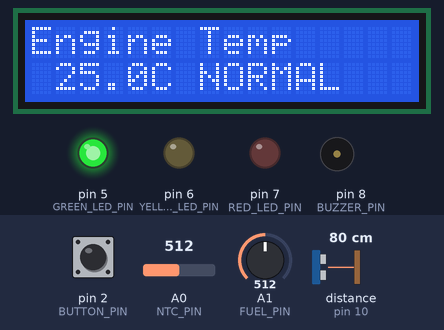
Recording of a sketch running on a simulated Arduino Mega 2560, built with avr-gcc and run on an emulated ATmega2560. Parts: 16×2 character LCD, output pins drawn as LEDs (lit = HIGH), buzzer (waves = sounding). Wiring (from diagram.json): ultrasonic range finder: trigger pin 9; echo pin 10. The inputs (shaded band) are chosen by the test bench; at power-on: A0 (NTC_PIN) = 512, pin 2 (BUTTON_PIN) HIGH, A1 (FUEL_PIN) = 512, distance to the obstacle (sensor on pin 10) 80 cm. The echo pulse lasts 58.3 µs per cm; pins used as bus, display or sensor lines are not drawn; what the sketch prints to the serial monitor is not drawn.

Above: at 2.5 s.
2.6 s: A0 (NTC_PIN) set to 215
At 3.8 s:
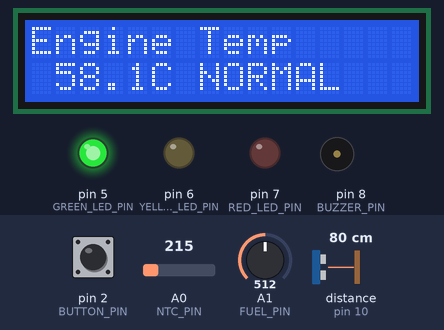
4.3 s: A0 (NTC_PIN) set to 186
At 5.4 s:
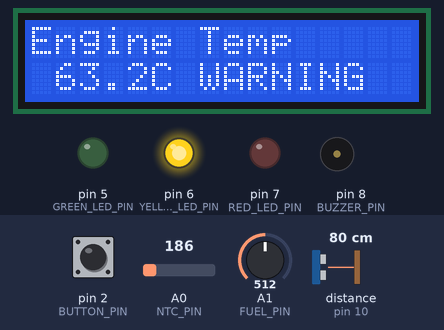
6.3 s: A0 (NTC_PIN) set to 138
At 8.0 s:
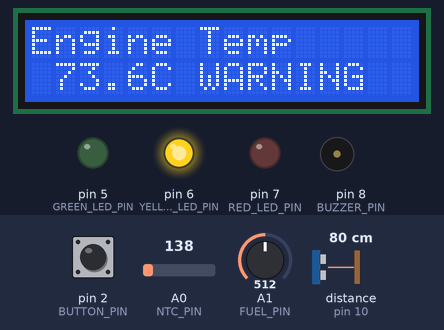
8.3 s: A0 (NTC_PIN) set to 120
At 9.18 s:
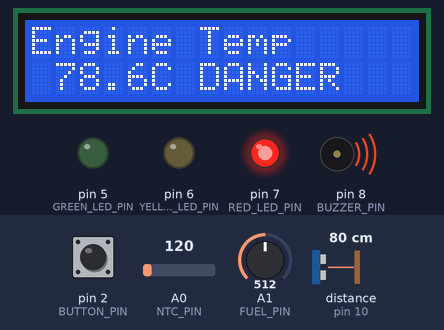
11.0 s: pin 2 (BUTTON_PIN) pulled LOW for 0.15 s
At 11.22 s:
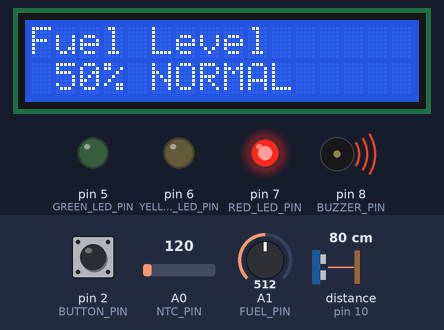
11.7 s: A1 (FUEL_PIN) set to 336
At 11.97 s:
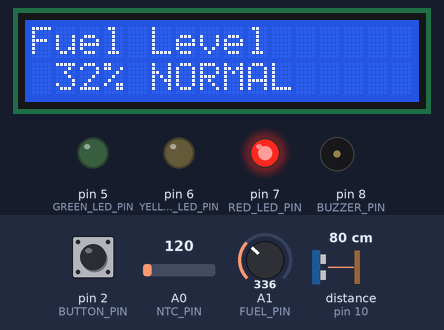
13.3 s: A1 (FUEL_PIN) set to 300
Timing chart, 0 to 17.1 s (numbered marks = the images above; inputs shaded):
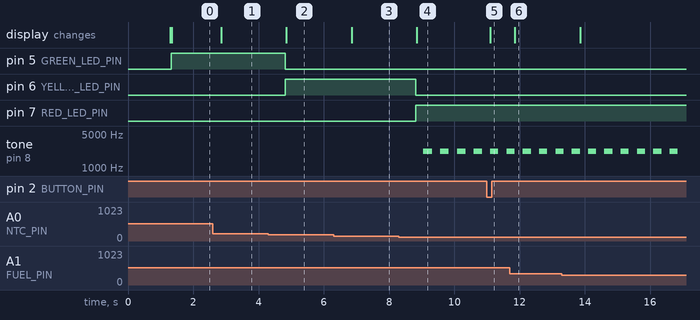

The sketch:

sketch.ino
```cpp
/*
  Smart Vehicle Monitoring System
  Created by Mohammed Ghandour.

  AI tools were used for guidance, code review, debugging assistance,
  and explanations. The project was tested, understood, and adapted
  by the author.
*/
#include <Wire.h>
#include <LiquidCrystal_I2C.h>
#include <math.h>

const byte BUTTON_PIN = 2;
const byte GREEN_LED_PIN = 5;
const byte YELLOW_LED_PIN = 6;
const byte RED_LED_PIN = 7;
const byte BUZZER_PIN = 8;
const byte ULTRASONIC_TRIG_PIN = 9;
const byte ULTRASONIC_ECHO_PIN = 10;
const byte NTC_PIN = A0;
const byte FUEL_PIN = A1;

const unsigned long SENSOR_READ_INTERVAL_MS = 500;
const unsigned long LCD_REFRESH_INTERVAL_MS = 500;
const unsigned long SERIAL_DEBUG_INTERVAL_MS = 500;
const unsigned long DEBOUNCE_INTERVAL_MS = 35;
const unsigned long BUZZER_PULSE_INTERVAL_MS = 250;

LiquidCrystal_I2C lcd(0x27, 16, 2);

enum StatusLevel {
  STATUS_NORMAL = 0,
  STATUS_WARNING = 1,
  STATUS_DANGER = 2
};

void initializeSystem();
float readEngineTemperatureC();
int readFuelLevelPercent();
float readParkingDistanceCm();
void readSensorsIfDue();
StatusLevel evaluateEngineStatus(float temperatureC);
StatusLevel evaluateFuelStatus(int fuelPercent);
StatusLevel evaluateParkingStatus(float distanceCm);
StatusLevel evaluateOverallStatus();
void updateOutputs();
void handleBuzzerPattern();
void handleButton();
const char *statusLabel(StatusLevel status);
void printLcdLine(byte row, const char *text);
void updateLcdIfDue();
void printSerialDebugIfDue();

float engineTemperatureC = 0.0;
int fuelLevelPercent = 0;
float parkingDistanceCm = 0.0;

StatusLevel engineStatus = STATUS_NORMAL;
StatusLevel fuelStatus = STATUS_NORMAL;
StatusLevel parkingStatus = STATUS_NORMAL;
StatusLevel overallStatus = STATUS_NORMAL;

byte currentPage = 0;
bool lcdNeedsRefresh = true;

bool lastButtonReading = HIGH;
bool debouncedButtonState = HIGH;
unsigned long lastButtonChangeMs = 0;

bool buzzerToneActive = false;
unsigned long lastBuzzerToggleMs = 0;

unsigned long lastSensorReadMs = 0;
unsigned long lastLcdRefreshMs = 0;
unsigned long lastSerialDebugMs = 0;

// Configures pins, Serial, and LCD startup state.
void initializeSystem() {
  pinMode(BUTTON_PIN, INPUT_PULLUP);
  pinMode(GREEN_LED_PIN, OUTPUT);
  pinMode(YELLOW_LED_PIN, OUTPUT);
  pinMode(RED_LED_PIN, OUTPUT);
  pinMode(BUZZER_PIN, OUTPUT);
  pinMode(ULTRASONIC_TRIG_PIN, OUTPUT);
  pinMode(ULTRASONIC_ECHO_PIN, INPUT);

  digitalWrite(ULTRASONIC_TRIG_PIN, LOW);
  digitalWrite(GREEN_LED_PIN, LOW);
  digitalWrite(YELLOW_LED_PIN, LOW);
  digitalWrite(RED_LED_PIN, LOW);

  Serial.begin(9600);

  lcd.init();
  lcd.backlight();
  lcd.clear();
  lcd.setCursor(0, 0);
  lcd.print("Smart Vehicle");
  lcd.setCursor(0, 1);
  lcd.print("Monitor Ready");
  delay(1200);
  lcd.clear();
}

// Converts the NTC analog value to Celsius using the Beta equation.
float readEngineTemperatureC() {
  int analogValue = analogRead(NTC_PIN);
  analogValue = constrain(analogValue, 1, 1022);
  float celsius = 1.0 / (log(1.0 / (1023.0 / analogValue - 1.0)) / 3950.0 + 1.0 / 298.15) - 273.15;
  return celsius;
}

// Reads the fuel potentiometer as a 0-100 percent level.
int readFuelLevelPercent() {
  int analogValue = analogRead(FUEL_PIN);
  return map(analogValue, 0, 1023, 0, 100);
}

// Measures parking distance from the HC-SR04 in centimeters.
float readParkingDistanceCm() {
  digitalWrite(ULTRASONIC_TRIG_PIN, LOW);
  delayMicroseconds(2);
  digitalWrite(ULTRASONIC_TRIG_PIN, HIGH);
  delayMicroseconds(10);
  digitalWrite(ULTRASONIC_TRIG_PIN, LOW);

  unsigned long durationUs = pulseIn(ULTRASONIC_ECHO_PIN, HIGH, 25000UL);
  if (durationUs == 0) {
    return 999.0;
  }

  return durationUs / 58.0;
}

// Reads all sensors on a fixed millis() interval.
void readSensorsIfDue() {
  unsigned long now = millis();
  if (now - lastSensorReadMs < SENSOR_READ_INTERVAL_MS) {
    return;
  }

  lastSensorReadMs = now;
  engineTemperatureC = readEngineTemperatureC();
  fuelLevelPercent = readFuelLevelPercent();
  parkingDistanceCm = readParkingDistanceCm();

  engineStatus = evaluateEngineStatus(engineTemperatureC);
  fuelStatus = evaluateFuelStatus(fuelLevelPercent);
  parkingStatus = evaluateParkingStatus(parkingDistanceCm);
  overallStatus = evaluateOverallStatus();

  lcdNeedsRefresh = true;
  printSerialDebugIfDue();
}

// Evaluates engine temperature status thresholds.
StatusLevel evaluateEngineStatus(float temperatureC) {
  if (temperatureC >= 75.0) {
    return STATUS_DANGER;
  }
  if (temperatureC >= 60.0) {
    return STATUS_WARNING;
  }
  return STATUS_NORMAL;
}

// Evaluates fuel level status thresholds.
StatusLevel evaluateFuelStatus(int fuelPercent) {
  if (fuelPercent <= 15) {
    return STATUS_DANGER;
  }
  if (fuelPercent <= 30) {
    return STATUS_WARNING;
  }
  return STATUS_NORMAL;
}

// Evaluates parking distance status thresholds.
StatusLevel evaluateParkingStatus(float distanceCm) {
  if (distanceCm <= 15.0) {
    return STATUS_DANGER;
  }
  if (distanceCm <= 25.0) {
    return STATUS_WARNING;
  }
  return STATUS_NORMAL;
}

// Chooses the worst status from temperature, fuel, and parking.
StatusLevel evaluateOverallStatus() {
  StatusLevel worstStatus = engineStatus;
  if (fuelStatus > worstStatus) {
    worstStatus = fuelStatus;
  }
  if (parkingStatus > worstStatus) {
    worstStatus = parkingStatus;
  }
  return worstStatus;
}

// Updates status LEDs from the overall system status.
void updateOutputs() {
  digitalWrite(GREEN_LED_PIN, overallStatus == STATUS_NORMAL ? HIGH : LOW);
  digitalWrite(YELLOW_LED_PIN, overallStatus == STATUS_WARNING ? HIGH : LOW);
  digitalWrite(RED_LED_PIN, overallStatus == STATUS_DANGER ? HIGH : LOW);
}

// Runs a non-blocking pulsed buzzer pattern during danger state.
void handleBuzzerPattern() {
  unsigned long now = millis();

  if (overallStatus != STATUS_DANGER) {
    if (buzzerToneActive) {
      noTone(BUZZER_PIN);
      buzzerToneActive = false;
    }
    lastBuzzerToggleMs = now;
    return;
  }

  if (now - lastBuzzerToggleMs >= BUZZER_PULSE_INTERVAL_MS) {
    lastBuzzerToggleMs = now;
    buzzerToneActive = !buzzerToneActive;
    if (buzzerToneActive) {
      tone(BUZZER_PIN, 2200);
    } else {
      noTone(BUZZER_PIN);
    }
  }
}

// Debounces the button and advances the LCD page on each short press.
void handleButton() {
  bool reading = digitalRead(BUTTON_PIN);
  unsigned long now = millis();

  if (reading != lastButtonReading) {
    lastButtonChangeMs = now;
    lastButtonReading = reading;
  }

  if ((now - lastButtonChangeMs) >= DEBOUNCE_INTERVAL_MS && reading != debouncedButtonState) {
    debouncedButtonState = reading;
    if (debouncedButtonState == LOW) {
      currentPage = (currentPage + 1) % 4;
      lcdNeedsRefresh = true;
    }
  }
}

// Returns a readable label for a status value.
const char *statusLabel(StatusLevel status) {
  switch (status) {
    case STATUS_DANGER:
      return "DANGER";
    case STATUS_WARNING:
      return "WARNING";
    default:
      return "NORMAL";
  }
}

// Prints a fixed-width line to the LCD to avoid stale characters.
void printLcdLine(byte row, const char *text) {
  lcd.setCursor(0, row);
  byte index = 0;
  while (index < 16 && text[index] != '\0') {
    lcd.print(text[index]);
    index++;
  }
  while (index < 16) {
    lcd.print(' ');
    index++;
  }
}

// Updates the active LCD page when values or page selection change.
void updateLcdIfDue() {
  unsigned long now = millis();
  if (!lcdNeedsRefresh && now - lastLcdRefreshMs < LCD_REFRESH_INTERVAL_MS) {
    return;
  }

  lastLcdRefreshMs = now;
  lcdNeedsRefresh = false;

  char line[17];
  char valueText[8];

  switch (currentPage) {
    case 0:
      printLcdLine(0, "Engine Temp");
      dtostrf(engineTemperatureC, 5, 1, valueText);
      snprintf(line, sizeof(line), "%sC %-7s", valueText, statusLabel(engineStatus));
      printLcdLine(1, line);
      break;
    case 1:
      printLcdLine(0, "Fuel Level");
      snprintf(line, sizeof(line), "%3d%% %-9s", fuelLevelPercent, statusLabel(fuelStatus));
      printLcdLine(1, line);
      break;
    case 2:
      printLcdLine(0, "Park Distance");
      dtostrf(parkingDistanceCm, 5, 1, valueText);
      snprintf(line, sizeof(line), "%scm %-5s", valueText, statusLabel(parkingStatus));
      printLcdLine(1, line);
      break;
    default:
      printLcdLine(0, "System Status");
      snprintf(line, sizeof(line), "%-16s", statusLabel(overallStatus));
      printLcdLine(1, line);
      break;
  }
}

// Prints diagnostic sensor and status values to Serial Monitor.
void printSerialDebugIfDue() {
  unsigned long now = millis();
  if (now - lastSerialDebugMs < SERIAL_DEBUG_INTERVAL_MS) {
    return;
  }

  lastSerialDebugMs = now;
  Serial.print("TempC=");
  Serial.print(engineTemperatureC, 1);
  Serial.print(" (");
  Serial.print(statusLabel(engineStatus));
  Serial.print("), Fuel=");
  Serial.print(fuelLevelPercent);
  Serial.print("% (");
  Serial.print(statusLabel(fuelStatus));
  Serial.print("), Distance=");
  Serial.print(parkingDistanceCm, 1);
  Serial.print("cm (");
  Serial.print(statusLabel(parkingStatus));
  Serial.print("), Overall=");
  Serial.println(statusLabel(overallStatus));
}

void setup() {
  initializeSystem();
  readSensorsIfDue();
  lcdNeedsRefresh = true;
}

void loop() {
  handleButton();
  readSensorsIfDue();
  updateOutputs();
  handleBuzzerPattern();
  updateLcdIfDue();
}
```

Measured:
- the behaviour switches between 204 and 203 on A0 (NTC_PIN) (found by bisection; images 1 and 2)
- the behaviour switches between 133 and 132 on A0 (NTC_PIN) (found by bisection; images 3 and 4)
- after the input at 2.6 s, the display: changes after 0.25 s (image 1)
- after the input at 4.3 s, pin 5 (GREEN_LED_PIN): HIGH → LOW after 0.52 s; pin 6 (YELLOW_LED_PIN): LOW → HIGH after 0.52 s; the display: changes after 0.55 s (image 2)
- after the input at 6.3 s, the display: changes after 0.55 s (image 3)
- after the input at 8.3 s, pin 6 (YELLOW_LED_PIN): HIGH → LOW after 0.52 s; pin 7 (RED_LED_PIN): LOW → HIGH after 0.52 s; tone on pin 8 (BUZZER_PIN): alternates 2200 Hz for 0.27 s and silent for 0.25 s, starting after 0.75 s; the display: changes after 0.55 s (image 4)
- after the input at 11.0 s, the display: changes after 0.10 s (image 5)
- after the input at 11.7 s, the display: changes after 0.15 s (image 6)
